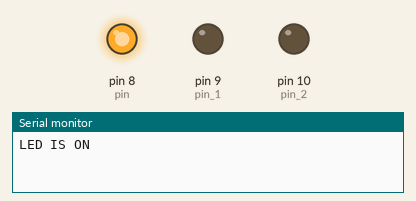
Bench run of a sketch on a simulated Arduino Uno, built with avr-gcc and run on an emulated ATmega328P. Parts: output pins drawn as LEDs (lit = HIGH), the last lines printed to the serial monitor.

Above: at 0.5 s.
At 2.5 s:
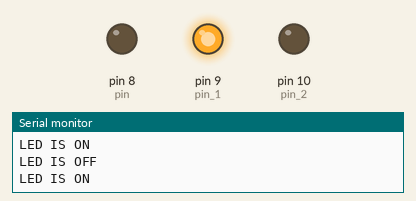
At 4.5 s:
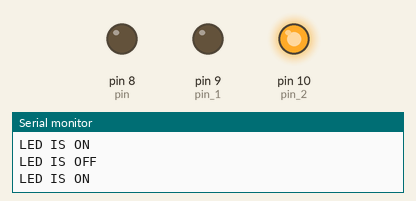
At 5.5 s:
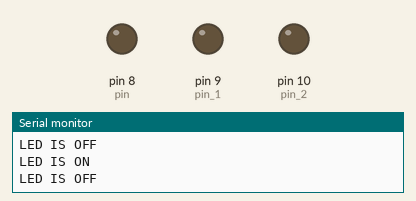
Timing chart, 0 to 7.8 s (numbered marks = the images above):
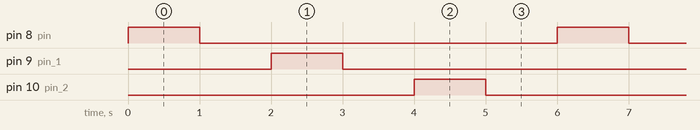

The sketch:

external_led.ino
```cpp
int pin = 8;
int pin_1 =9;
int pin_2 =10;
int ar[] = { pin, pin_1, pin_2}, i;


void setup() {
  // we're gonna use for loop to minimize the memory consumption.
  for ( i = 0; i < 3; i++)
  {
    pinMode(ar[i], OUTPUT);
  }
  Serial.begin(9600);

}

void loop()
{
  for ( i=0; i<3; i++)
  {
    digitalWrite(ar[i], HIGH);
    Serial.println("LED IS ON");
    delay(1000);

    digitalWrite(ar[i], LOW);
    Serial.println("LED IS OFF");
    delay(1000);
  }


}
```

Measured:
- by itself, pin 8 (pin), pin 9 (pin_1), pin 10 (pin_2): alternates HIGH for 1.0 s and LOW for 5.0 s
- by itself, everything shown: repeats every 6.0 s, in 6 steps
